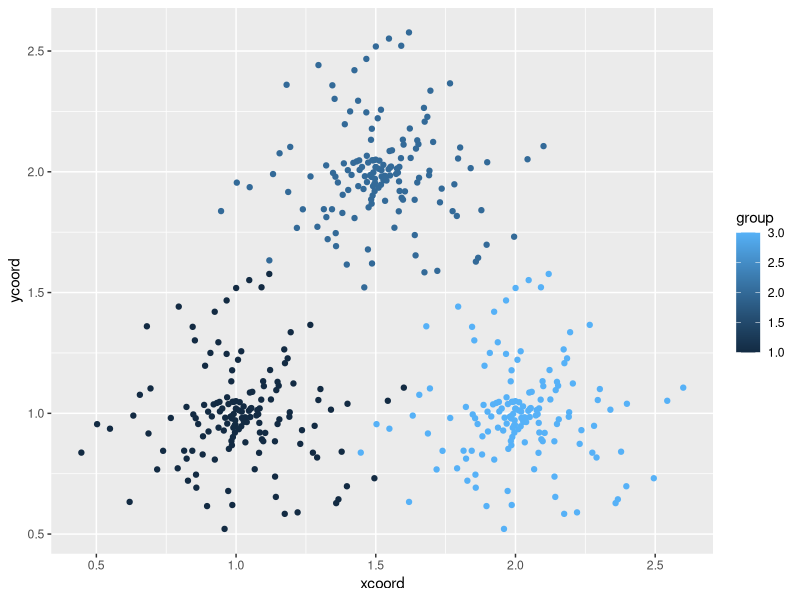

R code for this plot:
## ---- chunk 1
## Load libraries
library(ggplot2)
## Generate 3 sets of random numbers with different centers and name them
groups<-1:3
elements<-100
concentration<-50
xmean<-c(1,1.5,2)
ymean<-c(1,2,1)
xstd<-.25
ystd<-.25
xstdconc<-.05
ystdconc<-.05

data<-data.frame()
for  (i in 1:length(groups)) {
     group<-rep(groups[i],elements)
     groupconc<-rep(groups[i],concentration)
     
     set.seed(1)
     xcoord<-rnorm(xmean[i],xstd,n=elements)
     ycoord<-rnorm(ymean[i],ystd,n=elements)
     temp<-data.frame(cbind(group,xcoord,ycoord))
     
     xcoord<-rnorm(xmean[i],xstdconc,n=concentration)
     ycoord<-rnorm(ymean[i],ystdconc,n=concentration)
     temp2<-data.frame(cbind(group=groupconc,xcoord,ycoord)) 
     
     temp3<-data.frame(rbind(temp,temp2))
     
     data<-data.frame(rbind(data,temp3)) 
 }
## ---- chunk 2
## Graph this dataframe using a different colors for each group.
myplot<- ggplot(data, aes(x = xcoord, y = ycoord, colour = group)) +
  geom_point()
  print(myplot)
## ---- chunk 3

## ---- chunk 4

